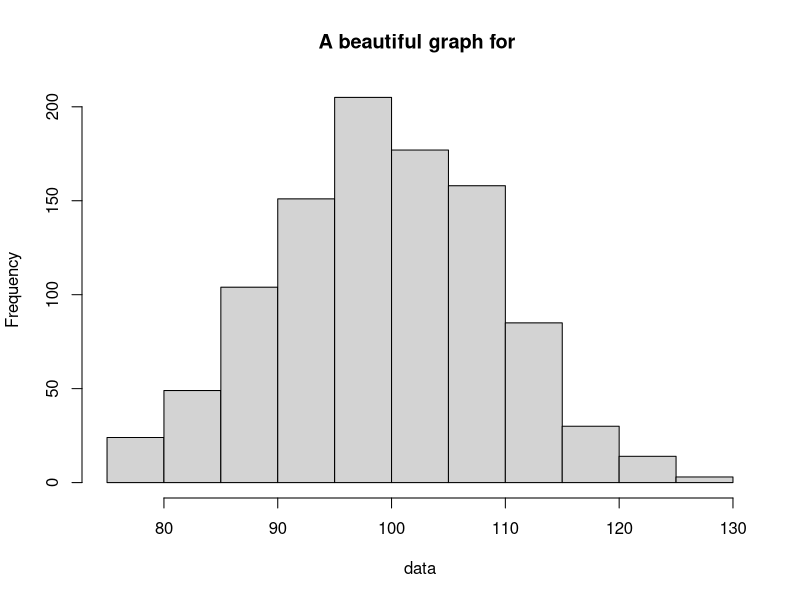

Write the R code that produced this figure. (Note: this script raises an error after producing the figure.)
#Une modif 

# Source this awesome script to do clever data science!
if(!require(here)) install.packages("here")
user_name = readline("Hello there! Please type your username and press Enter: ")

fav_num = sample(10:100, 1)
cat("Okay", user_name, "I'm going to guess your favourite number is...", fav_num, "!")
cat("\n\nSo, I'll make a beautiful graph of a Poisson distribution with lambda =", fav_num)

data = rpois(1000, fav_num)
hist(data, main = paste0("A beautiful graph for ", user_name))

cat("\n\nLet me save this beautiful graph and the data behind it...")

filename = paste0("data_",user_name,"_",format(Sys.time(), "%Hh%M"),".rds")
saveRDS(data, here::here("data", filename))

graphname = paste0("graph_",user_name,"_",format(Sys.time(), "%Hh%M"),".png")
png(here::here("figures", graphname))
hist(data, main = paste0("A beautiful graph for ", user_name))
dev.off()

cat("\n\nDone! Don't forget to commit the changes ;)")
